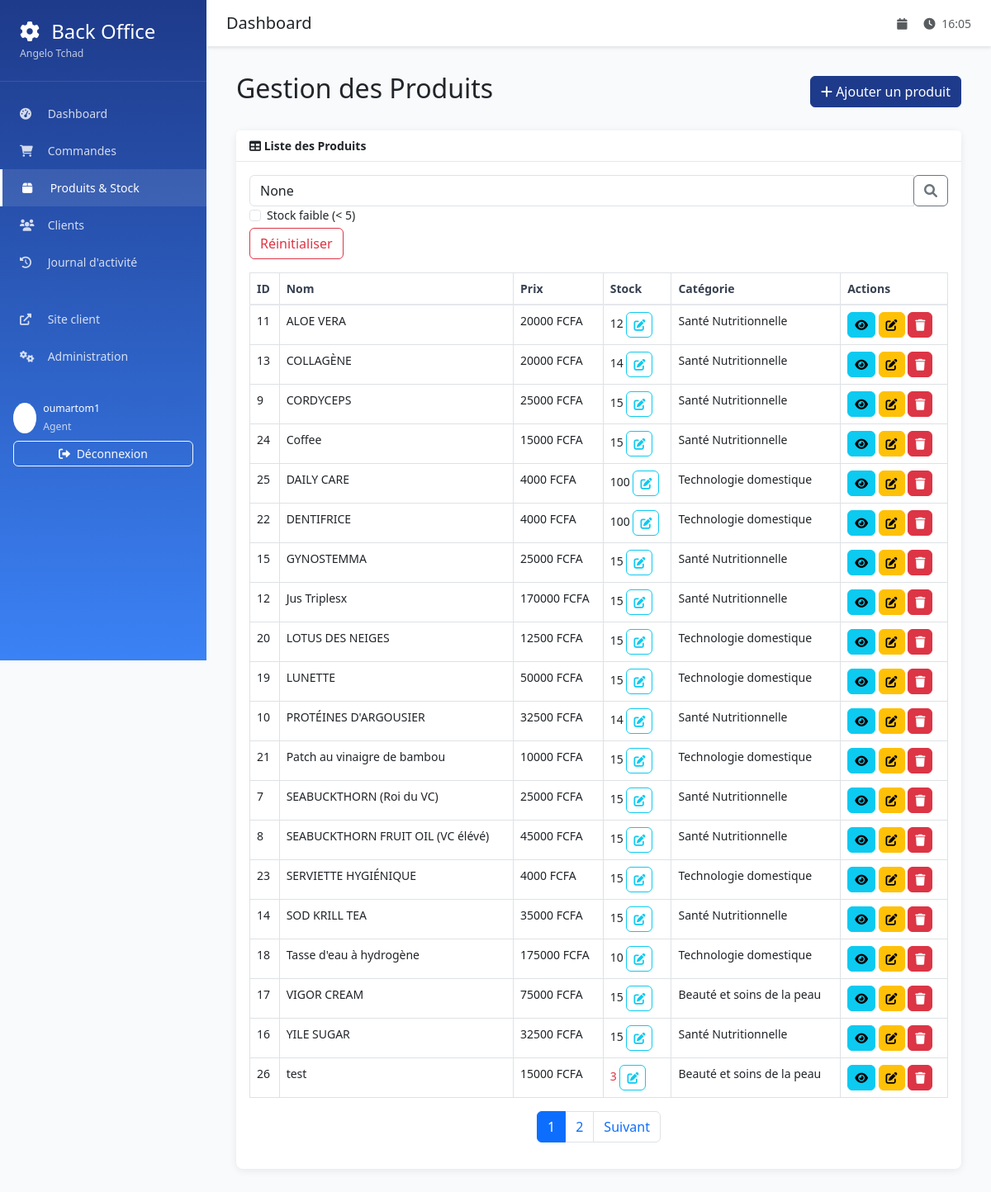
The page /backoffice/products/ (signed in) on the database as committed earlier.
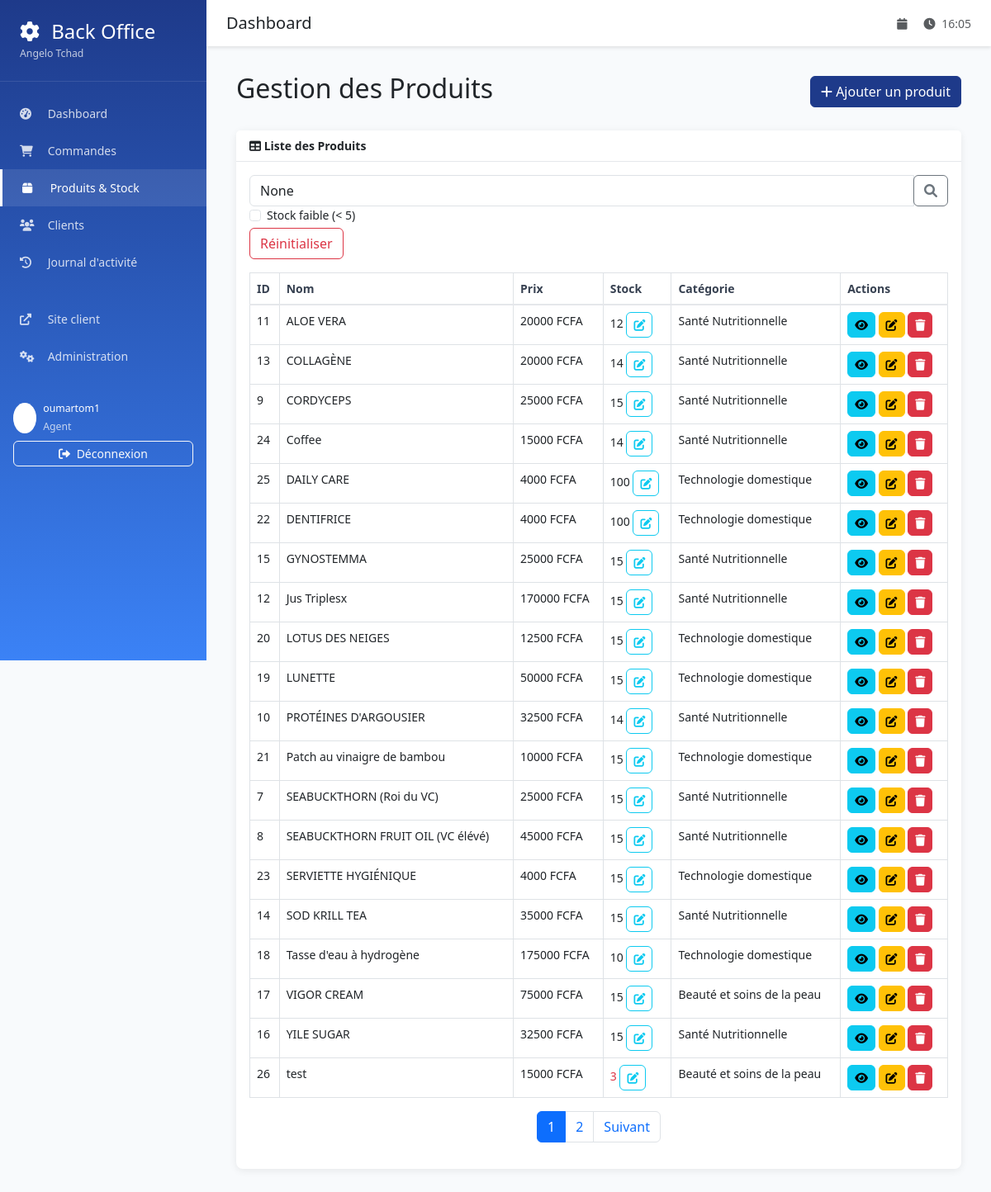
The same page on the database as committed later.
### products/models.py (models this page shows, shortened)
class Product(models.Model):
    name = models.CharField(max_length=200, verbose_name="Nom du produit")
    description = models.TextField(blank=True, verbose_name="Description")
    price = models.DecimalField(
        max_digits=10,
        decimal_places=2,
        validators=[MinValueValidator(0)],
        verbose_name="Prix"
    )
    stock_quantity = models.PositiveIntegerField(
        default=0,
        verbose_name="Quantité en stock"
    )
    image = models.ImageField(
        upload_to='products/',
        blank=True,
        null=True,
        verbose_name="Image du produit"
    )
    is_active = models.BooleanField(default=True, verbose_name="Actif")
    created_at = models.DateTimeField(auto_now_add=True)
    updated_at = models.DateTimeField(auto_now=True)
    class Meta:
        verbose_name = "Produit"
        verbose_name_plural = "Produits"
        ordering = ['name']

class Category(models.Model):
    name = models.CharField(max_length=100, verbose_name="Nom de la catégorie")
    description = models.TextField(blank=True, verbose_name="Description")
    created_at = models.DateTimeField(auto_now_add=True)
    class Meta:
        verbose_name = "Catégorie"
        verbose_name_plural = "Catégories"
        ordering = ['name']

### backoffice/views.py (the view)
# urls.py: path('products/', views.products_list, name='products_list'),
@login_required
def products_list(request):
    products = Product.objects.order_by('name')
    search = request.GET.get('search')
    if search:
        products = products.filter(
            Q(name__icontains=search) |
            Q(description__icontains=search)
        )
    low_stock = request.GET.get('low_stock')
    if low_stock:
        products = products.filter(stock_quantity__lte=5)
    paginator = Paginator(products, 20)
    page_number = request.GET.get('page')
    page_obj = paginator.get_page(page_number)
    context = {
        'page_obj': page_obj,
        'search': search,
        'low_stock': low_stock,
    }
    return render(request, 'backoffice/products_list.html', context)

### templates/backoffice/products_list.html (shortened to what the changed rows need)
{% extends 'backoffice/base.html' %}
{% load static %}
{% block content %}
<div class="container-fluid">
    <div class="d-flex justify-content-between align-items-center mb-4">
        <h2>Gestion des Produits</h2>
    </div>
    <div class="card mb-4">
        <div class="card-body">
            <div class="table-responsive">
                <table class="table table-bordered" id="productsTable" width="100%" cellspacing="0">
                    <thead>
                        <tr>
                            <th>ID</th>
                            <th>Nom</th>
                            <th>Prix</th>
                            <th>Stock</th>
                            <th>Catégorie</th>
                            <th>Actions</th>
                        </tr>
                    </thead>
                    <tbody>
                        {% for product in page_obj %}
                        <tr>
                            <td>{{ product.id }}</td>
                            <td>{{ product.name }}</td>
                            <td>{{ product.price|floatformat:0 }} FCFA</td>
                            <td>
                                <span id="stock-{{ product.id }}" class="{% if product.stock_quantity <= 5 %}text-danger font-weight-bold{% endif %}">
                                    {{ product.stock_quantity }}
                                </span>
                                <button class="btn btn-sm btn-outline-info ml-2" onclick="editStock({{ product.id }}, {{ product.stock_quantity }})">
                                    <i class="fas fa-edit"></i>
                                </button>
                            </td>
                            <td>{{ product.category.name }}</td>
                            <td>
                                <a href="#" class="btn btn-sm btn-info"><i class="fas fa-eye"></i></a>
                                <a href="#" class="btn btn-sm btn-warning"><i class="fas fa-edit"></i></a>
                                <a href="#" class="btn btn-sm btn-danger"><i class="fas fa-trash"></i></a>
                            </td>
                        </tr>
                        {% empty %}
                        <tr>
                            <td colspan="6" class="text-center">Aucun produit trouvé.</td>
                        </tr>
                        {% endfor %}
                    </tbody>
                </table>
            </div>
        </div>
    </div>
</div>
{% endblock %}

Rows that differ between the two databases and show on the page:
changed Product "Coffee": stock_quantity "15" → "14"
